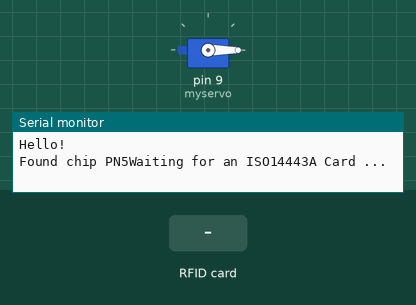
A sketch run on a simulated Arduino Uno, built with avr-gcc and run on an emulated ATmega328P. Parts: servo, the last lines printed to the serial monitor. Inputs (shaded band) come from the test bench.

Above: at 1.4 s.
1.5 s: RFID card 5E 7A 19 C4 held to the reader
At 2.9 s:
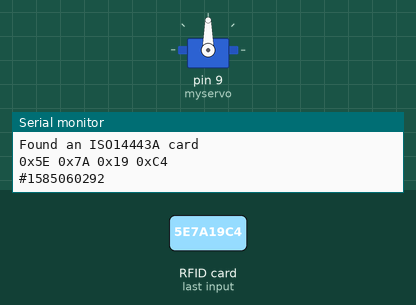
Timing chart, 0 to 4.5 s (numbered marks = the images above; inputs shaded):
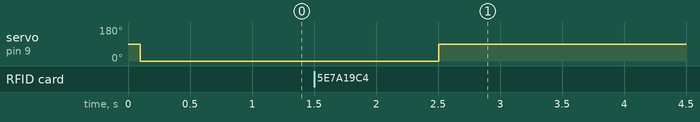

The sketch:

NFC-RnE.ino
```cpp
#include <Servo.h>

#include <Wire.h>
#include <Adafruit_PN532.h>

#define PN532_IRQ   (2)
#define PN532_RESET (3)

Adafruit_PN532 nfc(PN532_IRQ, PN532_RESET);

Servo myservo;

void setup() {
  myservo.attach(9);
  delay(100);
  myservo.write(0);
  delay(100);
  myservo.detach();
  Serial.begin(115200);
  Serial.println("Hello!");
  nfc.begin();
  uint32_t versiondata = nfc.getFirmwareVersion();
  if (! versiondata) {
    Serial.print("Didn't find PN53x board");
    while (1);
  }
  Serial.print("Found chip PN5");

  nfc.SAMConfig();

  Serial.println("Waiting for an ISO14443A Card ...");
}

void loop() {
  uint8_t success;
  uint8_t uid[] = { 0, 0, 0, 0, 0, 0, 0 };  // Buffer to store the returned UID
  uint8_t uidLength;                        // Length of the UID (4 or 7 bytes depending on ISO14443A card type)

  success = nfc.readPassiveTargetID(PN532_MIFARE_ISO14443A, uid, &uidLength);

  if (success) {
    Serial.println("Found an ISO14443A card");
    nfc.PrintHex(uid, uidLength);
    myservo.attach(9);
    delay(1000);

    if (uidLength == 4) {
      uint32_t cardid = uid[0];
      cardid <<= 8;
      cardid |= uid[1];
      cardid <<= 8;
      cardid |= uid[2];
      cardid <<= 8;
      cardid |= uid[3];
      Serial.print("#");
      Serial.println(cardid);
    }
    char a;
    a = Serial.read();
    if(a!=0){
      myservo.write(90);
      delay(2000);

      uint8_t success;
      uint8_t uid[] = { 0, 0, 0, 0, 0, 0, 0 };  // Buffer to store the returned UID
      uint8_t uidLength;                        // Length of the UID (4 or 7 bytes depending on ISO14443A card type)

      success = nfc.readPassiveTargetID(PN532_MIFARE_ISO14443A, uid, &uidLength);
      if (success) {
        Serial.println("Found an ISO14443A card");
        nfc.PrintHex(uid, uidLength);
        if (uidLength == 4) {
          uint32_t cardid = uid[0];
          cardid <<= 8;
          cardid |= uid[1];
          cardid <<= 8;
          cardid |= uid[2];
          cardid <<= 8;
          cardid |= uid[3];
          Serial.print("#");
          Serial.println(cardid);
          Serial.println("0");
          char a;
          a = Serial.read();
          if(a==0){
            myservo.write(0);
            myservo.detach();
            delay(2000);
          }
        }
      }
    }
  }
}
```

Measured:
- after the input at 1.5 s, servo on pin 9 (myservo): 0° → 90° after 1.0 s
